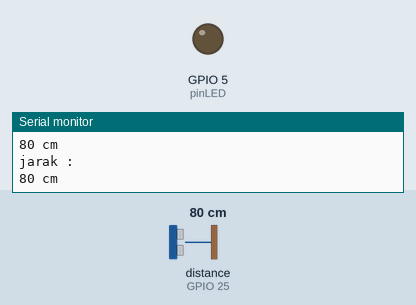
Simulated run of this sketch. Board: ESP32. Shown: output pins drawn as LEDs (lit = HIGH), the last lines printed to the serial monitor. Wiring (inferred from the names in the program): ultrasonic range finder: trigger GPIO 26; echo GPIO 25. The test bench sets the inputs (shaded band); at power-on: distance to the obstacle (sensor on GPIO 25) 80 cm. The echo pulse lasts 58.3 µs per cm; pins used as bus, display or sensor lines are not drawn.

Above: at 2.0 s.
2.1 s: distance to the obstacle (sensor on GPIO 25) set to 22 cm
4.7 s: distance to the obstacle (sensor on GPIO 25) set to 18 cm
At 6.14 s:
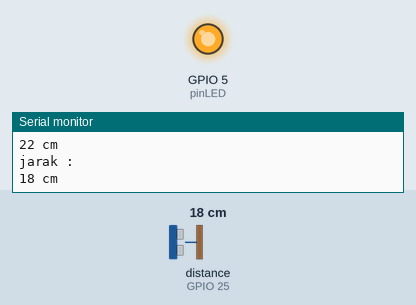
Timing chart, 0 to 14.8 s (numbered marks = the images above; inputs shaded):
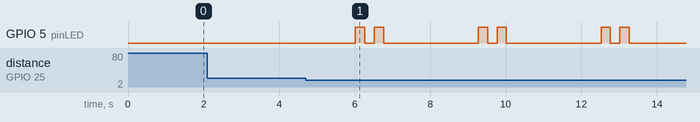

Measured:
- the behaviour switches between 21 and 20 cm on distance to the obstacle (sensor on GPIO 25) (found by bisection; images 0 and 1)
- after the input at 4.7 s, GPIO 5 (pinLED): LOW → HIGH after 1.3 s, then repeats every 3.3 s: LOW 0.25 s, HIGH 0.25 s, LOW 2.5 s, HIGH 0.25 s

The sketch:

Mappi32_sensorhcsr04.ino
```cpp
#define triggerPin  26 // set Trigger ke pin 26/IO26
#define echoPin     25 // set Echo ke pin 25/IO25
#define pinLED  5
int kondisi = 0;

void setup() {
  Serial.begin (115200);
  pinMode(triggerPin, OUTPUT);
  pinMode(echoPin, INPUT);
  pinMode (pinLED, OUTPUT);


}
void loop() {
  long duration, jarak;
  digitalWrite(triggerPin, LOW);
  delayMicroseconds(2);
  digitalWrite(triggerPin, HIGH);
  delayMicroseconds(10);
  digitalWrite(triggerPin, LOW);
  duration = pulseIn(echoPin, HIGH);
  jarak = (duration / 2) / 29.1;
  Serial.println("jarak :");
  Serial.print(jarak);
  Serial.println(" cm");
  delay(1000);

  if (jarak <=20 && kondisi == 0 )
  {
    digitalWrite (pinLED, HIGH);
    delay(250);
    digitalWrite (pinLED, LOW);
    delay(250);
    digitalWrite (pinLED, HIGH);
    delay(250);
    digitalWrite (pinLED, LOW);
    delay(250);
    kondisi = 1;

  }
  else {
    digitalWrite (pinLED, LOW);
    kondisi = 0;
    delay(250);


  }
}
```
